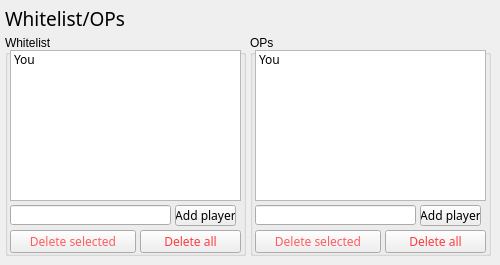
    <widget class="QWidget" name="tab_3">
     <attribute name="title">
      <string>Whitelist/OPs</string>
     </attribute>
     <widget class="QLabel" name="label_25">
      <property name="geometry">
       <rect>
        <x>5</x>
        <y>5</y>
        <width>126</width>
        <height>26</height>
       </rect>
      </property>
      <property name="font">
       <font>
        <family>Quicksand</family>
        <pointsize>14</pointsize>
       </font>
      </property>
      <property name="text">
       <string>Whitelist/OPs</string>
      </property>
      <property name="alignment">
       <set>Qt::AlignLeading|Qt::AlignLeft|Qt::AlignTop</set>
      </property>
     </widget>
     <widget class="QGroupBox" name="groupBox_5">
      <property name="geometry">
       <rect>
        <x>5</x>
        <y>35</y>
        <width>241</width>
        <height>221</height>
       </rect>
      </property>
      <property name="title">
       <string>Whitelist</string>
      </property>
      <widget class="QListWidget" name="whitelist">
       <property name="geometry">
        <rect>
         <x>5</x>
         <y>15</y>
         <width>231</width>
         <height>151</height>
        </rect>
       </property>
       <property name="font">
        <font>
         <family>Quicksand</family>
        </font>
       </property>
       <item>
        <property name="text">
         <string>You</string>
        </property>
       </item>
      </widget>
      <widget class="QLineEdit" name="whitelistAdd">
       <property name="geometry">
        <rect>
         <x>5</x>
         <y>170</y>
         <width>161</width>
         <height>20</height>
        </rect>
       </property>
       <property name="font">
        <font>
         <family>Quicksand</family>
        </font>
       </property>
      </widget>
      <widget class="QPushButton" name="pushButton_3">
       <property name="geometry">
        <rect>
         <x>170</x>
         <y>170</y>
         <width>61</width>
         <height>21</height>
        </rect>
       </property>
       <property name="font">
        <font>
         <family>Quicksand</family>
        </font>
       </property>
       <property name="text">
        <string>Add player</string>
       </property>
      </widget>
      <widget class="QPushButton" name="pushButton_5">
       <property name="geometry">
        <rect>
         <x>5</x>
         <y>195</y>
         <width>126</width>
         <height>23</height>
        </rect>
       </property>
       <property name="font">
        <font>
         <family>Quicksand</family>
        </font>
       </property>
       <property name="styleSheet">
        <string notr="true">color: rgb(255, 94, 97);</string>
       </property>
       <property name="text">
        <string>Delete selected</string>
       </property>
      </widget>
      <widget class="QPushButton" name="pushButton_6">
       <property name="geometry">
        <rect>
         <x>135</x>
         <y>195</y>
         <width>101</width>
         <height>23</height>
        </rect>
       </property>
       <property name="font">
        <font>
         <family>Quicksand</family>
        </font>
       </property>
       <property name="styleSheet">
        <string notr="true">color: rgb(255, 60, 63);</string>
       </property>
       <property name="text">
        <string>Delete all</string>
       </property>
      </widget>
     </widget>
     <widget class="QGroupBox" name="groupBox_6">
      <property name="geometry">
       <rect>
        <x>250</x>
        <y>35</y>
        <width>241</width>
        <height>221</height>
       </rect>
      </property>
      <property name="title">
       <string>OPs</string>
      </property>
      <widget class="QListWidget" name="ops">
       <property name="geometry">
        <rect>
         <x>5</x>
         <y>15</y>
         <width>231</width>
         <height>151</height>
        </rect>
       </property>
       <property name="font">
        <font>
         <family>Quicksand</family>
        </font>
       </property>
       <item>
        <property name="text">
         <string>You</string>
        </property>
       </item>
      </widget>
      <widget class="QLineEdit" name="opsAdd">
       <property name="geometry">
        <rect>
         <x>5</x>
         <y>170</y>
         <width>161</width>
         <height>20</height>
        </rect>
       </property>
       <property name="font">
        <font>
         <family>Quicksand</family>
        </font>
       </property>
      </widget>
      <widget class="QPushButton" name="pushButton_4">
       <property name="geometry">
        <rect>
         <x>170</x>
         <y>170</y>
         <width>61</width>
         <height>21</height>
        </rect>
       </property>
       <property name="font">
        <font>
         <family>Quicksand</family>
        </font>
       </property>
       <property name="text">
        <string>Add player</string>
       </property>
      </widget>
      <widget class="QPushButton" name="pushButton_8">
       <property name="geometry">
        <rect>
         <x>5</x>
         <y>195</y>
         <width>126</width>
         <height>23</height>
        </rect>
       </property>
       <property name="font">
        <font>
         <family>Quicksand</family>
        </font>
       </property>
       <property name="styleSheet">
        <string notr="true">color: rgb(255, 94, 97);</string>
       </property>
       <property name="text">
        <string>Delete selected</string>
       </property>
      </widget>
      <widget class="QPushButton" name="pushButton_7">
       <property name="geometry">
        <rect>
         <x>135</x>
         <y>195</y>
         <width>101</width>
         <height>23</height>
        </rect>
       </property>
       <property name="font">
        <font>
         <family>Quicksand</family>
        </font>
       </property>
       <property name="styleSheet">
        <string notr="true">color: rgb(255, 60, 63);</string>
       </property>
       <property name="text">
        <string>Delete all</string>
       </property>
      </widget>
     </widget>
    </widget>
